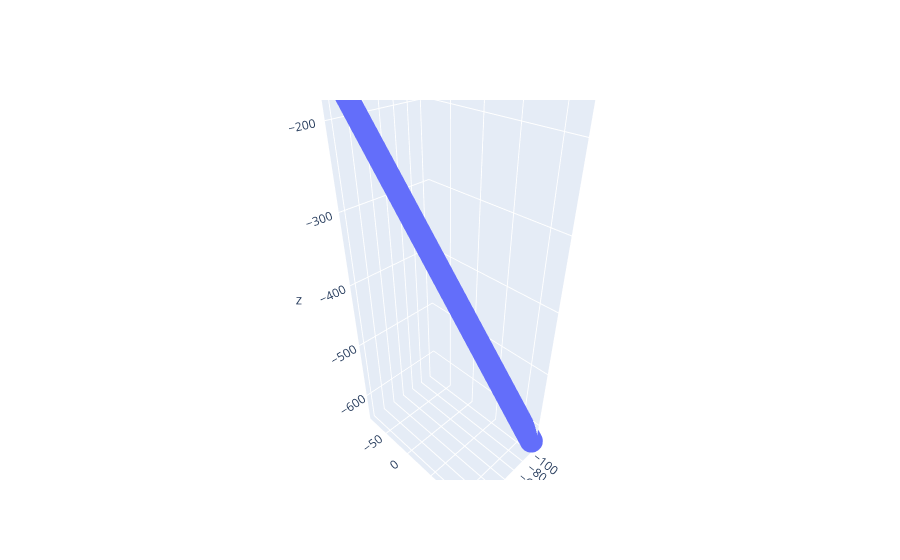

Notebook cell for this chart:
### Code cell
#Generating one flash-match pair of qcluster and flash
pair = generator.make_flashmatch_inputs(1)

# Plot a flash 
print('Flash (PMT v.s. PE)')
truth_flash = pair.flash_v[0]
plt.plot(np.arange(truth_flash.pe_v.shape[0]),truth_flash.pe_v.cpu().numpy(),marker='*',markersize=4)
plt.show()

# Visualize a Track
print('Trajectory 3D points')
qc = pair.qcluster_v[0]
pts=qc.qpt_v.cpu().numpy()
trace=go.Scatter3d(x=pts[:,0],y=pts[:,1],z=pts[:,2])
fig=go.Figure()
fig.add_trace(trace)
fig.show()

### Figure 1 — Plotly figure (JSON) as saved in the notebook; plotly's stock layout.template omitted (floating-point values rounded to 4 significant figures; data arrays with more than 128 entries replaced by an {"elided": "..."} marker saying what was removed)
{"data": [{"type": "scatter3d", "x": {"elided": "1111 float values"}, "y": {"elided": "1111 float values"}, "z": {"elided": "1111 float values"}}], "layout": {}}
